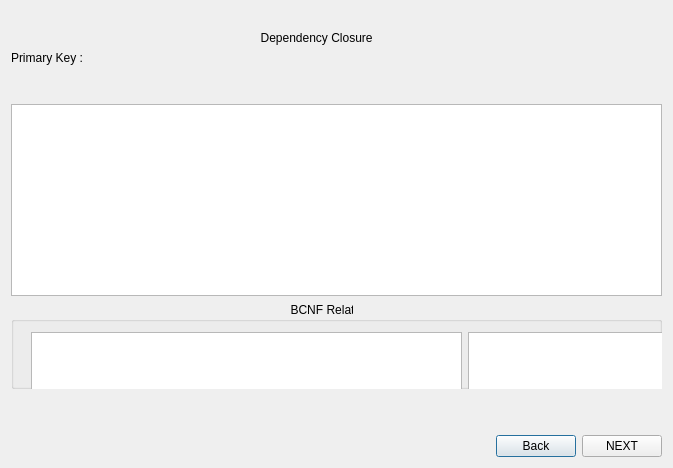
<?xml version="1.0" encoding="UTF-8"?>
<ui version="4.0">
 <class>Dialog_BCNF</class>
 <widget class="QDialog" name="Dialog_BCNF">
  <property name="geometry">
   <rect>
    <x>0</x>
    <y>0</y>
    <width>673</width>
    <height>468</height>
   </rect>
  </property>
  <property name="windowTitle">
   <string>Dialog</string>
  </property>
  <layout class="QVBoxLayout" name="verticalLayout_2">
   <item>
    <spacer name="verticalSpacer_2">
     <property name="orientation">
      <enum>Qt::Vertical</enum>
     </property>
     <property name="sizeType">
      <enum>QSizePolicy::Fixed</enum>
     </property>
     <property name="sizeHint" stdset="0">
      <size>
       <width>20</width>
       <height>20</height>
      </size>
     </property>
    </spacer>
   </item>
   <item>
    <layout class="QVBoxLayout" name="verticalLayout">
     <item>
      <widget class="QLabel" name="label">
       <property name="text">
        <string>                                                                           Dependency Closure</string>
       </property>
      </widget>
     </item>
     <item>
      <widget class="QLabel" name="label_2">
       <property name="text">
        <string>Primary Key :</string>
       </property>
      </widget>
     </item>
     <item>
      <widget class="QLabel" name="label_3">
       <property name="text">
        <string/>
       </property>
      </widget>
     </item>
     <item>
      <spacer name="verticalSpacer_3">
       <property name="orientation">
        <enum>Qt::Vertical</enum>
       </property>
       <property name="sizeType">
        <enum>QSizePolicy::Fixed</enum>
       </property>
       <property name="sizeHint" stdset="0">
        <size>
         <width>20</width>
         <height>13</height>
        </size>
       </property>
      </spacer>
     </item>
     <item>
      <widget class="QTableWidget" name="tableClosureBCNF">
       <property name="sizePolicy">
        <sizepolicy hsizetype="Expanding" vsizetype="Expanding">
         <horstretch>0</horstretch>
         <verstretch>0</verstretch>
        </sizepolicy>
       </property>
      </widget>
     </item>
     <item>
      <widget class="QGroupBox" name="groupBox">
       <property name="sizePolicy">
        <sizepolicy hsizetype="Preferred" vsizetype="Expanding">
         <horstretch>0</horstretch>
         <verstretch>0</verstretch>
        </sizepolicy>
       </property>
       <property name="title">
        <string>                                                                                    BCNF Relations</string>
       </property>
       <widget class="QWidget" name="layoutWidget">
        <property name="geometry">
         <rect>
          <x>20</x>
          <y>30</y>
          <width>1306</width>
          <height>194</height>
         </rect>
        </property>
        <layout class="QHBoxLayout" name="horizontalLayout_2">
         <item>
          <widget class="QTableWidget" name="tableBCNF1"/>
         </item>
         <item>
          <widget class="QTableWidget" name="tableBCNF2"/>
         </item>
         <item>
          <widget class="QTableWidget" name="tableBCNF3"/>
         </item>
        </layout>
       </widget>
      </widget>
     </item>
     <item>
      <spacer name="verticalSpacer">
       <property name="orientation">
        <enum>Qt::Vertical</enum>
       </property>
       <property name="sizeType">
        <enum>QSizePolicy::Fixed</enum>
       </property>
       <property name="sizeHint" stdset="0">
        <size>
         <width>20</width>
         <height>40</height>
        </size>
       </property>
      </spacer>
     </item>
     <item>
      <layout class="QHBoxLayout" name="horizontalLayout">
       <item>
        <spacer name="horizontalSpacer">
         <property name="orientation">
          <enum>Qt::Horizontal</enum>
         </property>
         <property name="sizeHint" stdset="0">
          <size>
           <width>40</width>
           <height>20</height>
          </size>
         </property>
        </spacer>
       </item>
       <item>
        <widget class="QPushButton" name="backButton">
         <property name="text">
          <string>Back</string>
         </property>
        </widget>
       </item>
       <item>
        <widget class="QPushButton" name="nextButton">
         <property name="text">
          <string>NEXT</string>
         </property>
        </widget>
       </item>
      </layout>
     </item>
    </layout>
   </item>
  </layout>
 </widget>
 <resources/>
 <connections/>
</ui>
